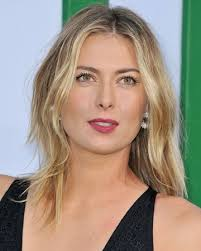
#> input picture Model/Test Images/sharapova1.jpg, 201 x 251 px
$ jupyter execute --allow-errors Model.ipynb   (shell and % lines are left out)
#> lines starting #> are read from the running program, lines starting #| are printed output that depends on the picture; after the words box and inside, x2 and y2 are one past the last pixel; in counts of white or black regions, pixels touching at a corner belong together
[cell 1]
import numpy as np
import cv2
import matplotlib
from matplotlib import pyplot as plt

[cell 2]
img = cv2.imread('./Test Images/sharapova1.jpg')
#> img is the input picture: shape (251, 201, 3); mean B, G, R 129.7, 144.9, 159.7
img.shape
#> Out = (251, 201, 3)

[cell 3]
plt.imshow(img)

[cell 4]
gray = cv2.cvtColor(img, cv2.COLOR_BGR2GRAY)
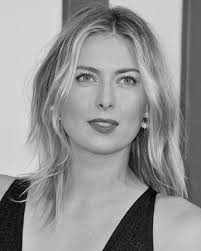
#> gray: shape (251, 201); min 0, max 226, mean 147.6
gray.shape
#> Out = (251, 201)

[cell 5]
gray

[cell 6]
plt.imshow(gray, cmap='gray')

[cell 7]
face_cascade = cv2.CascadeClassifier('./opencv/haarcascades/haarcascade_frontalface_default.xml')
eye_cascade = cv2.CascadeClassifier('./opencv/haarcascades/haarcascade_eye.xml')

faces = face_cascade.detectMultiScale(gray, 1.3, 5)
#> faces = [[53, 38, 105, 105]]
faces
#> Out = [[53, 38, 105, 105]]

[cell 8]
(x,y,w,h) = faces[0]
#> x = 53; y = 38; w = 105; h = 105
x,y,w,h
#> Out = (53, 38, 105, 105)

[cell 9]
face_img = cv2.rectangle(img,(x,y),(x+w,y+h),(255,0,0),2)
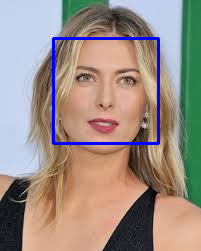
#> face_img: shape (251, 201, 3); mean B, G, R 133.4, 141.6, 155.7
plt.imshow(face_img)

[cell 10]
cv2.destroyAllWindows()
for (x,y,w,h) in faces:
    face_img = cv2.rectangle(img,(x,y),(x+w,y+h),(255,0,0),2)
    roi_gray = gray[y:y+h, x:x+w]
    roi_color = face_img[y:y+h, x:x+w]
    eyes = eye_cascade.detectMultiScale(roi_gray)
    for (ex,ey,ew,eh) in eyes:
        cv2.rectangle(roi_color,(ex,ey),(ex+ew,ey+eh),(0,255,0),2)
#> this loop made 1 pass
#> (x, y, w, h, eyes) on pass 1: (53, 38, 105, 105, [[20, 27, 26, 26], [60, 30, 26, 26]])
#> pass 1, `roi_gray = gray[y:y+h, x:x+w]`:
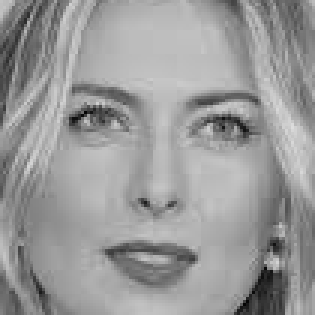
#> roi_gray: shape (105, 105) (shown 3 times larger); min 4, max 221, mean 153.4
#> after the loop:
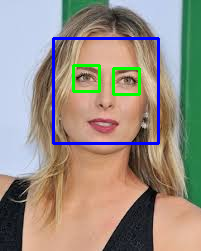
#> img: shape (251, 201, 3); 1.22% of pixels changed, all inside (x1, y1, x2, y2) = (72, 64, 141, 96)
#> after the loop:
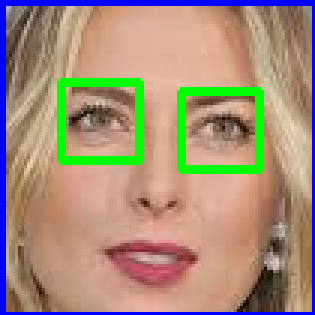
#> roi_color: shape (105, 105, 3) (shown 3 times larger); mean B, G, R 121.4, 142.4, 163.8


plt.figure()
plt.imshow(face_img, cmap='gray')
plt.show()

[cell 11]
plt.imshow(roi_color, cmap='gray')

[cell 12]
def get_cropped_image_if_2_eyes(image_path):
#> called with image_path = './Test Images/sharapova1.jpg'
    img = cv2.imread(image_path)
    gray = cv2.cvtColor(img, cv2.COLOR_BGR2GRAY)
    faces = face_cascade.detectMultiScale(gray, 1.3, 5)
#> faces = [[53, 38, 105, 105]]
    for (x,y,w,h) in faces:
        roi_gray = gray[y:y+h, x:x+w]
        roi_color = img[y:y+h, x:x+w]
        eyes = eye_cascade.detectMultiScale(roi_gray)
        if len(eyes) >= 2:
            return roi_color
#> this loop made 1 pass
#> pass 1, in get_cropped_image_if_2_eyes, `roi_color = img[y:y+h, x:x+w]`:
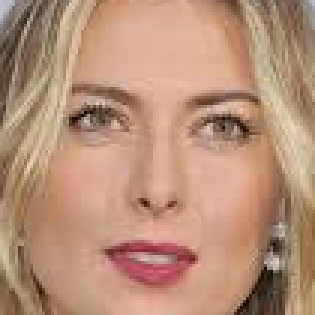
#> roi_color: shape (105, 105, 3) (shown 3 times larger); mean B, G, R 120.5, 144.2, 183.8

[cell 13]
original_image = cv2.imread('./Test Images/sharapova1.jpg')
plt.imshow(original_image)

[cell 14]
cropped_image = get_cropped_image_if_2_eyes('./Test Images/sharapova1.jpg')
plt.imshow(cropped_image)

[cell 15]
org_image_obstructed = cv2.imread('./Test Images/sharapova2.jpg')
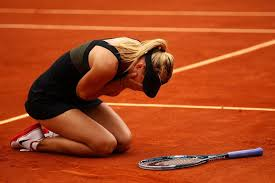
#> input picture Model/Test Images/sharapova2.jpg, 275 x 183 px
#> org_image_obstructed is the input picture: shape (183, 275, 3); mean B, G, R 29.2, 69.2, 171.9
plt.imshow(org_image_obstructed)

[cell 16]
cropped_image_no_2_eyes = get_cropped_image_if_2_eyes('./Test Images/sharapova2.jpg')
#> call 2 of get_cropped_image_if_2_eyes, with image_path = './Test Images/sharapova2.jpg'
#> in get_cropped_image_if_2_eyes (call 2), `gray = cv2.cvtColor(img, cv2.COLOR_BGR2GRAY)`:
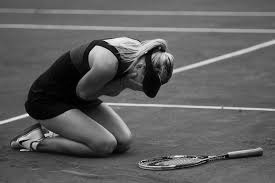
#> gray: shape (183, 275); min 0, max 249, mean 95.4
#> in get_cropped_image_if_2_eyes (call 2), `faces = face_cascade.detectMultiScale(gray, 1.3, 5)`: faces = ()
cropped_image_no_2_eyes

[cell 17]
path_to_data = "./dataset/"
path_to_cr_data = "./dataset/cropped/"

[cell 18]
import os
img_dirs = []
for entry in os.scandir(path_to_data):
    if entry.is_dir():
        img_dirs.append(entry.path)

[cell 19]
img_dirs

[cell 20]
import shutil
if os.path.exists(path_to_cr_data):
     shutil.rmtree(path_to_cr_data)
os.mkdir(path_to_cr_data)

[cell 21]
cropped_image_dirs = []
celebrity_file_names_dict = {}

#> (the rest of this cell did not finish here and is left out)

        if roi_color is not None:
            cropped_folder = path_to_cr_data + celebrity_name
            if not os.path.exists(cropped_folder):
                os.makedirs(cropped_folder)
                cropped_image_dirs.append(cropped_folder)
                print("Generating cropped images in folder: ",cropped_folder)

            cropped_file_name = celebrity_name + str(count) + ".png"
            cropped_file_path = cropped_folder + "/" + cropped_file_name

            cv2.imwrite(cropped_file_path, roi_color)
            celebrity_file_names_dict[celebrity_name].append(cropped_file_path)
            count += 1

[cell 22]
import numpy as np
import pywt
import cv2

def w2d(img, mode='haar', level=1):
#> called with mode = 'db1', level = 5
    imArray = img
    #Datatype conversions
    #convert to grayscale
    imArray = cv2.cvtColor( imArray,cv2.COLOR_RGB2GRAY )
    #convert to float
    imArray =  np.float32(imArray)
    imArray /= 255;
    # compute coefficients
    coeffs=pywt.wavedec2(imArray, mode, level=level)
#> coeffs = 6 items

    #Process Coefficients
    coeffs_H=list(coeffs)
#> coeffs_H = 6 items
    coeffs_H[0] *= 0;

    # reconstruction
    imArray_H=pywt.waverec2(coeffs_H, mode);
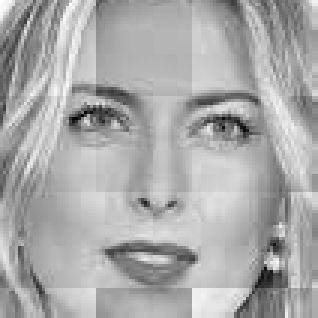
#> imArray_H: shape (106, 106) float32 (shown 3 times larger); min -0.555, max 0.277, mean 0.000391; drawn with min black and max white
    imArray_H *= 255;
    imArray_H =  np.uint8(imArray_H)
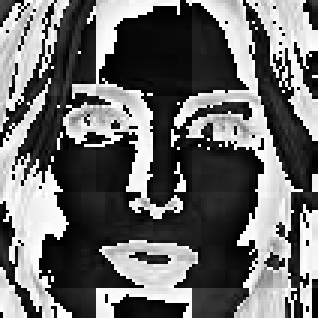
#> imArray_H: shape (106, 106) (shown 3 times larger); min 0, max 255, mean 106

    return imArray_H

[cell 23]
im_har = w2d(cropped_image,'db1',5)
plt.imshow(im_har, cmap='gray')

[cell 24]
celebrity_file_names_dict = {}
for img_dir in cropped_image_dirs:
    celebrity_name = img_dir.split('/')[-1]
    file_list = []
    for entry in os.scandir(img_dir):
        file_list.append(entry.path)
    celebrity_file_names_dict[celebrity_name] = file_list
celebrity_file_names_dict

[cell 25]
class_dict = {}
count = 0
for celebrity_name in celebrity_file_names_dict.keys():
    class_dict[celebrity_name] = count
    count = count + 1
class_dict
